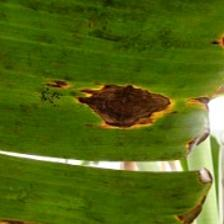
#> input picture 0_aug.jpeg, 224 x 224 px; its folder holds only this picture in this run
$ python -i AttCMAlex1.py   (imports and definitions only)
#> lines starting #> are read from the running program, lines starting #| are printed output that depends on the picture
# Import required libraries
import os
import numpy as np
import cv2
from PIL import Image
import torch
import torch.nn as nn
import torch.nn.functional as F
from torch.utils.data import DataLoader, TensorDataset
from torch.optim import Adam
from torch.optim.lr_scheduler import ExponentialLR
from sklearn.metrics import confusion_matrix, classification_report
import matplotlib.pyplot as plt
import seaborn as sns
from tqdm import tqdm

# Apply CLAHE for contrast enhancement
def apply_clahe(img):
    img_lab = cv2.cvtColor(img, cv2.COLOR_RGB2LAB)
#> img_lab: shape (224, 224, 3); mean of channels 0, 1, 2 103, 109, 167.2
    l, a, b = cv2.split(img_lab)
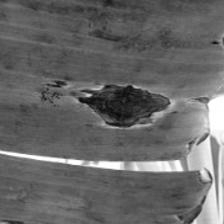
#> l: shape (224, 224); min 5, max 255, mean 103
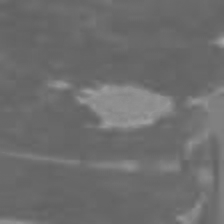
#> a: shape (224, 224); min 96, max 163, mean 109
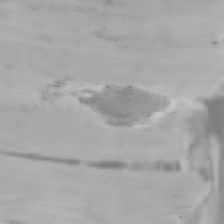
#> b: shape (224, 224); min 124, max 199, mean 167.2
    clahe = cv2.createCLAHE(clipLimit=2.0, tileGridSize=(8, 8))
    l = clahe.apply(l)
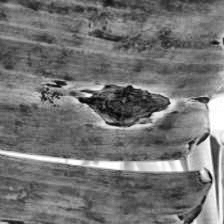
#> l: shape (224, 224); min 3, max 255, mean 115.1
    img_clahe = cv2.merge((l, a, b))
#> img_clahe: shape (224, 224, 3); mean of channels 0, 1, 2 115.1, 109, 167.2
    return cv2.cvtColor(img_clahe, cv2.COLOR_LAB2RGB)
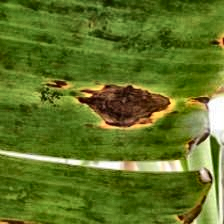
#> returned value: shape (224, 224, 3); mean R, G, B 95.3, 115, 35.9

# Dataset loader
def Dataset_loader(DIR, RESIZE, use_clahe=True):
    IMG = []
    read = lambda imname: np.asarray(Image.open(imname).convert("RGB"))
    for IMAGE_NAME in tqdm(os.listdir(DIR)):
        PATH = os.path.join(DIR, IMAGE_NAME)
        _, ftype = os.path.splitext(PATH)
        if ftype == ".png":
            img = read(PATH)
            img = cv2.resize(img, (RESIZE, RESIZE), interpolation=cv2.INTER_LINEAR)
            if use_clahe:
                img = apply_clahe(img)
            IMG.append(np.array(img))
    return IMG

# Load dataset
# [1 line that did not run here, left out]
# [1 line that did not run here, left out]
# [1 line that did not run here, left out]

# [1 line that did not run here, left out]
# [1 line that did not run here, left out]
# [1 line that did not run here, left out]

# Create labels
# [1 line that did not run here, left out]
# [1 line that did not run here, left out]
# [1 line that did not run here, left out]

# [1 line that did not run here, left out]
# [1 line that did not run here, left out]
# [1 line that did not run here, left out]

# Merge and shuffle
# [1 line that did not run here, left out]
# [1 line that did not run here, left out]
# [1 line that did not run here, left out]
# [1 line that did not run here, left out]

# [1 line that did not run here, left out]
# [1 line not run here, left out]
# [1 line that did not run here, left out]
# [1 line that did not run here, left out]
# [1 line not run here, left out]
# [1 line that did not run here, left out]

# Convert to PyTorch tensors
# [1 line that did not run here, left out]
# [1 line that did not run here, left out]
# [1 line that did not run here, left out]
# [1 line that did not run here, left out]

# Wrap into DataLoader
# [1 line that did not run here, left out]
# [1 line that did not run here, left out]
# [1 line that did not run here, left out]
# [1 line that did not run here, left out]

# Label Smoothing CrossEntropy Loss
class LabelSmoothingCrossEntropy(nn.Module):
    # [12 lines left out: functions __init__, forward, not called in this run]

# Attention Convolution Module (AttCM)
class AttCM(nn.Module):
    # [43 lines left out: functions __init__, forward, not called in this run]

# Modified AlexNet with AttCM
class AttCMAlex(nn.Module):
    # [136 lines left out: functions __init__, forward, train_model, evaluate_model, plot_metrics, not called in this run]

# Configuration dictionary
config = {
    'model_path': 'attcm_alexnet_final.pth',
    'device': "cuda:0",
    'lr': 1e-3,
    'n_epoch': 50,
    'batch_size': 32,
    'gamma': 0.9999,
}

# Main function
# [15 lines left out: function main, not called in this run]

# [2 lines not run here, left out]

>>> import cv2
>>> picture = cv2.cvtColor(cv2.imread('0_aug.jpeg'), cv2.COLOR_BGR2RGB)
>>> result = apply_clahe(picture)
